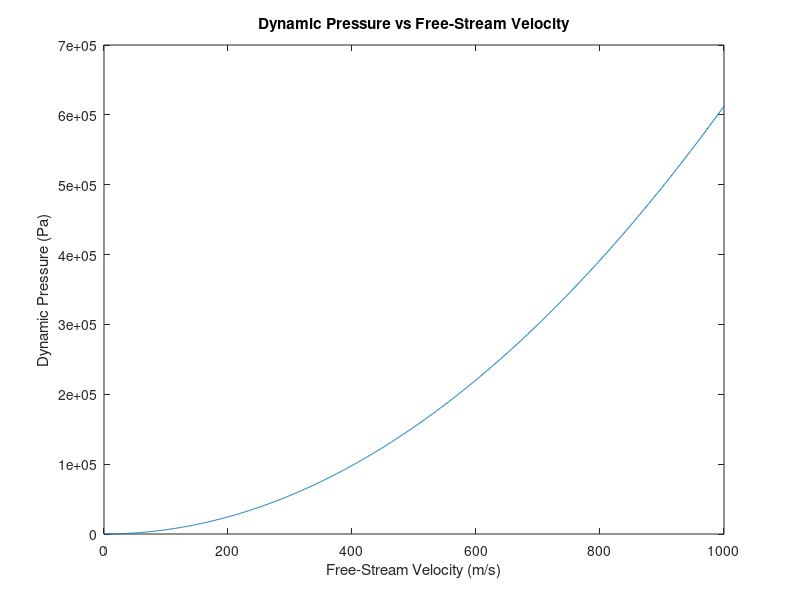

Write MATLAB code to recreate this figure.
%Prime number finder
    
    %Finds largest prime number below the starting value of p
    p = 10^7;

    %The loop stops once a prime number is reached
    while isprime(p) == 0
        %p decreases by 1 each time through the loop
        p = p - 1;
    end
    disp([ 'The largest prime number below 10 million is ', num2str( p ) ]);

    
    
%Random number adding machine

    %sum is the sum of the random numbers added together
    sum = 0;
    
    %counter is counting how many numbers have been added
    counter = 0;
    
    %g is counting how many times a number greater than .75 has been
    %generated
    g = 0;
    
    %The while loop continues adding a new random number until sum passes
    %20
    while sum < 20
        %A new random number is generated each time through the loop
        r = rand;
            %Shows an alert, and counts, every instance of the random
            %number surpassing .75
            if r > .75
                g = g + 1 ;
                disp([ num2str(g), ' numbers greater than .75 have been generated'] )
            end
        %Counter increases by one each time through the loop    
        counter = counter + 1;
        %Sum adds the new r to the sum of the last loop until sum passes 20
        sum = r + sum;
    end 
    
    disp( [ 'It took ', num2str(counter ), ' random numbers to add past 20'] )
    

%Dynamic pressure with changing free-stream velocity

    %V is the free stream velocity, in m/s, bounded by the first and second terms. The
    %third term determines how many points the plot is calculated over
    V = linspace( 1 , 1000 , 1000 );

    %Rho is the density of air in kg/m^3
    rho = 1.225 ;

    %q is dynamic pressure defined by its relationship to rho and v
    q = .5 * rho * V.^2 ;
    
    %Creates a graph with V as the independent variable and q as dependent
    plot( V , q )
    
    %Labelling the graph
    xlabel( 'Free-Stream Velocity (m/s)' )
    ylabel( 'Dynamic Pressure (Pa)' )
    title( 'Dynamic Pressure vs Free-Stream Velocity')
